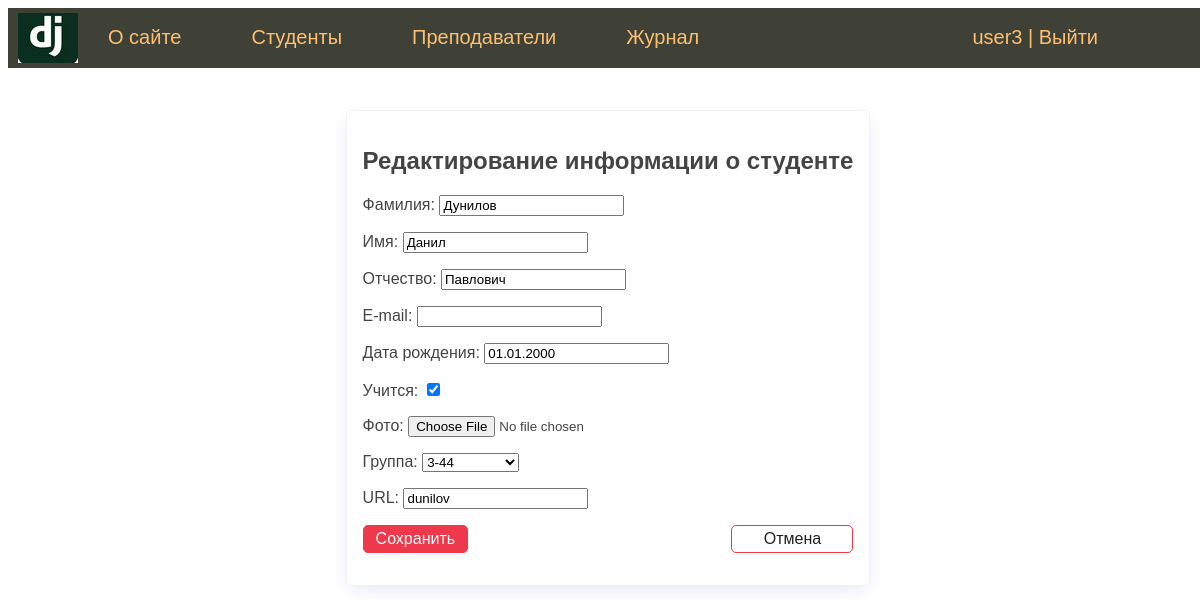
The page /student/15/update/ (signed in) on the database its author committed.
### students/models.py (models this page shows, shortened)
class Student(models.Model):
    first_name = models.CharField(verbose_name='Имя', max_length=50)
    last_name = models.CharField(verbose_name='Фамилия', max_length=50)
    middle_name = models.CharField(verbose_name='Отчество', max_length=50)
    email = models.EmailField(verbose_name='e-mail', blank=True)
    birth_date = models.DateField(verbose_name='Дата рождения', default=date(2000, 1, 1))
    created_at = models.DateTimeField(verbose_name='Дата создания', auto_now_add=True)
    updated_at = models.DateTimeField(verbose_name='Дата изменения', auto_now=True)
    is_study = models.BooleanField(verbose_name='Учится', default=True)
    photo = models.ImageField(verbose_name='Фото', upload_to="photos/%Y/%m/%d")
    group = models.ForeignKey('Group', on_delete=models.CASCADE, verbose_name='Группа', related_name='get_students')
    slug = models.SlugField(verbose_name='URL', max_length=255, unique=True, db_index=True)
    user = models.ForeignKey(User, verbose_name='Пользователь', on_delete=models.CASCADE)
    objects = models.Manager()
    def get_absolute_url(self):
        return reverse('student', kwargs={'stud_slug': self.slug})
    class Meta:
        verbose_name = 'Студент'
        verbose_name_plural = 'Студенты'
        ordering = ['last_name', 'first_name']

### students/views.py (the view)
# urls.py: path('student/<int:pk>/update/', UpdateStudent.as_view(), name="update_student"),
class UpdateStudent(LoginRequiredMixin, DataMixin, UpdateView):
    model = Student
    form_class = AddStudentForm
    template_name = 'students/update_student.html'
    context_object_name = 'st'
    def get_context_data(self, **kwargs):
        context = super().get_context_data(**kwargs)
        c_def = self.get_user_context(title='Изменить студента')
        return {**context, **c_def}

### students/forms.py (shortened to what this page needs)
class AddStudentForm(forms.ModelForm):
    def __init__(self, *args, **kwargs):
        super().__init__(*args, **kwargs)
        self.fields['group'].empty_label = 'Не выбрана'
    class Meta:
        model = Student
        fields = ['last_name', 'first_name', 'middle_name', 'email', 'birth_date', 'is_study', 'photo', 'group', 'slug']

### students/models.py (called while the page is built)
    def __str__(self):
        return f'{self.course}-{self.name}'

### students/utils.py (called while the page is built)
    def get_user_context(self, **kwargs):
        context = kwargs
        context['menu'] = menu
        return context

### students/templates/students/update_student.html (shortened to what this page needs)
{% extends 'students/base.html' %}
{% block content %}
<div class="center">
    <form action="{% url 'update_student' st.id %}" class="card" method="post" enctype="multipart/form-data">
        <h2>Редактирование информации о студенте</h2>
        {{ form.as_p }}
        <p class="form-buttons">
            <input type="submit" class="btn btn-primary" value="Сохранить">
            <a href="{{ st.get_absolute_url }}" class="btn btn-outline">Отмена</a>
        </p>
    </form>
</div>
{% endblock %}

### students/templates/students/base.html (shortened to what this page needs)
<!DOCTYPE html>
{% load static %}
<html>
<head>
    <link type="text/css" href="/static/students/css/styles.css" rel="stylesheet" />
</head>
<body>
    {% block mainmenu %}
    <div class="header">
    <ul id="mainmenu" class="mainmenu">
        <li class="logo">
            <a href="{% url 'home' %}"><div class="logo"></div></a>
        </li>
        {% for m in menu %}
            <li><a href="{% url m.url_name%}">{{ m.title }} </a></li>
        {% endfor %}
        <li class="last">
            {% if request.user.is_authenticated %}
                <li class="last"> {{user.username}} | <a href="{% url 'logout' %}">Выйти</a> </li>
            {% else %}
                <li class="last"><a href="{% url 'register' %}">Регистрация</a> | <a href="{% url 'login' %}">Войти</a> </li>
            {% endif %}
        </li>
    </ul>
    </div>
    {% endblock mainmenu %}
    {% block content %}
    {% endblock content %}
</body>
</html>

### students/static/students/css/styles.css (style rules this page uses)
body { font-family: 'Arial'; padding: 0; height: 100%; width: 100%; color: #444; }
a { color: #0059b2; text-decoration: none; }
.header { background: #3F4137; height: 60px; }
.logo { background: url('../images/logo_zoloto.png') no-repeat 10px 5px; width: 70px; height: 60px; }
ul.mainmenu { list-style: none; margin: 0; padding: 0; height: 60px; color: #fdc073; font-size: 20px; overflow: hidden; }
ul.mainmenu li { float: left; margin: 18px 40px 0 30px; }
ul.mainmenu li.logo { margin: 0; }
ul.mainmenu li.last { float: right; }
ul.mainmenu li a { color: #fdc073; text-decoration: none; }
.center { display: flex; flex-direction: column; align-items: center; justify-content: center; min-height: 70vh; }
.card { border: solid 1px #f2f2f2; padding: 1rem; border-radius: 5px; box-shadow: rgb(11 43 158 / 15%) 0px 6px 20px -6px; min-width: 400px; }
.form-buttons { display: flex; justify-content: space-between; align-items: center; gap: 0.75rem; }
.btn { padding: 0.25rem 0.75rem; border-radius: 5px; background-color: #ffffff; border: solid 1px #ffffff; color: #212121; cursor: pointer; test-decoration: none; font-size: 1rem; min-width: 6rem; text-align: center; }
.btn-outline { border: solid 1px #ee394c; }
.btn-primary { border: solid 1px #ee394c; background-color: #ee394c; color: #ffffff; }

### rows shown on the page
Student: last_name "Дунилов", first_name "Данил", middle_name "Павлович", birth_date "01.01.2000", is_study "☑", group "3-44", slug "dunilov"

### other values the page prints
{{ m.title }} "О сайте" "Студенты" "Преподаватели" "Журнал"
{{ user.username }} "user3"
